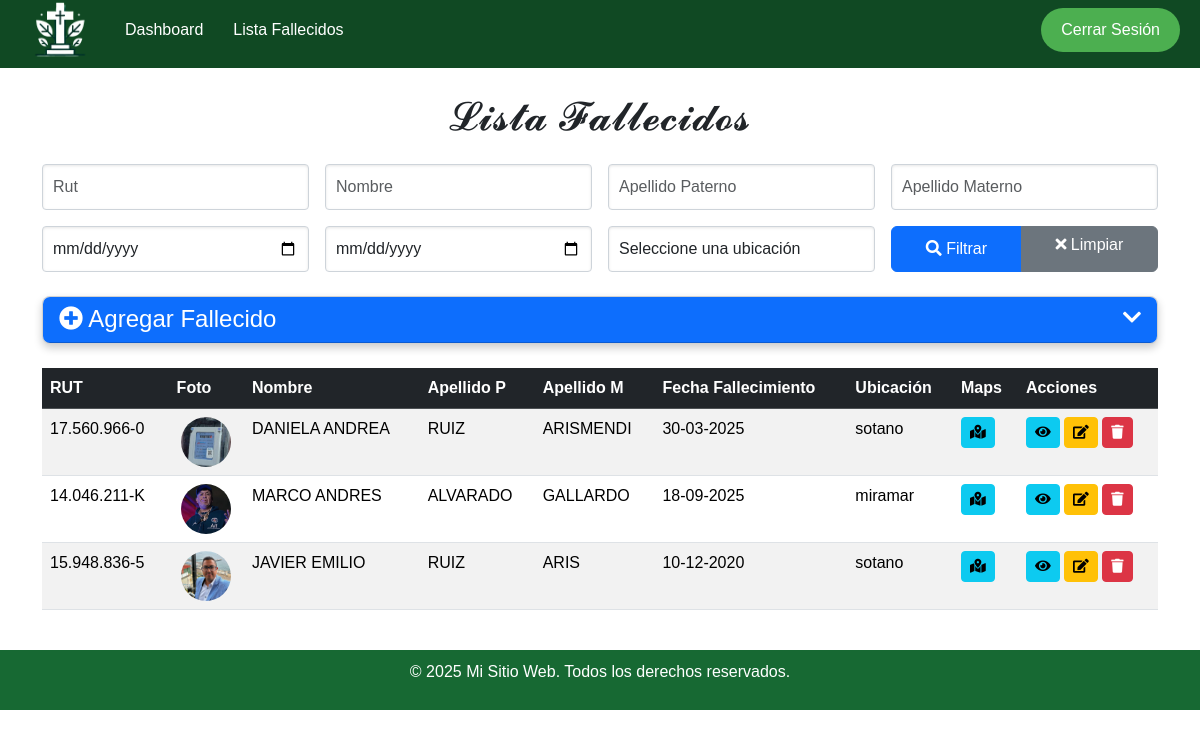
Screenshot of /actualizarFallecido/12/ (signed in) with the database file from the repository.
### crudsimple/models.py (models this page shows, shortened)
class Fallecido(models.Model):
    UBICACION_CHOICES = [
        ('sotano', 'Sótano'),
        ('bloque_1', 'Bloque 1'),
        ('bloque_2', 'Bloque 2'),
        ('miramar', 'Miramar'),
    ]
    PARENTESCO_CHOICES = [
        ('hijo', 'Hijo/a'),
        ('esposo', 'Esposo/a'),
        ('padre', 'Padre/Madre'),
        ('hermano', 'Hermano/a'),
        ('nieto', 'Nieto/a'),
        ('otro', 'Otro'),
    ]
    rut = models.CharField(max_length=50, blank=True)
    nombre = models.CharField(max_length=50, blank=True)
    segundo_nombre = models.CharField(max_length=50, blank=True, null=True, verbose_name="Segundo Nombre")  # 👈 AGREGAR ESTA LÍNEA
    apellido_p = models.CharField(max_length=50, blank=True)
    apellido_m = models.CharField(max_length=50, blank=True)
    fechafallecimiento = models.DateField(blank=True, null=True)
    ubicacion = models.CharField(max_length=50, choices=UBICACION_CHOICES, blank=True)
    maps = models.CharField(max_length=500, blank=True)
    latitud = models.DecimalField(max_digits=10, decimal_places=8, null=True, blank=True, verbose_name="Latitud")
    longitud = models.DecimalField(max_digits=11, decimal_places=8, null=True, blank=True, verbose_name="Longitud")
    foto = models.ImageField(upload_to='fotos_fallecidos/', blank=True, null=True, verbose_name="Foto")
    historia = models.TextField(blank=True, null=True, verbose_name="Historia")
    fecha_registro = models.DateTimeField(auto_now_add=True, verbose_name="Fecha de Registro")
    nombre_familiar = models.CharField(max_length=200, verbose_name="Nombre del Familiar", blank=True, null=True)
    email_familiar = models.EmailField(verbose_name="Email del Familiar", blank=True, null=True)
    telefono_familiar = models.CharField(max_length=15, verbose_name="Teléfono", blank=True, null=True)
    parentesco = models.CharField(max_length=50, verbose_name="Parentesco", choices=PARENTESCO_CHOICES, blank=True, null=True)
    fecha_reduccion = models.DateField(verbose_name="Fecha Reducción (5 años)", blank=True, null=True)
    fecha_mantenimiento_lapida = models.DateField(verbose_name="Mantto. Lápida (2 años)", blank=True, null=True)
    fecha_pintura = models.DateField(verbose_name="Pintura/Retoque (3 años)", blank=True, null=True)
    notificacion_registro_enviada = models.BooleanField(default=False, verbose_name="Notificación Enviada")
    ultima_notificacion = models.DateField(blank=True, null=True, verbose_name="Última Notificación")

### crudsimple/views.py (the view)
# urls.py: path('actualizarFallecido/<int:id>/', views.actualizarFallecido, name='actualizarFallecido'),
@login_required
def actualizarFallecido(request, id):
    fallecido = get_object_or_404(Fallecido, id=id)
    if request.method == 'POST':
        form = FormFallecido(request.POST, request.FILES, instance=fallecido)
        if form.is_valid():
            form.save()
            messages.success(request, "Fallecido actualizado exitosamente.")
            return redirect('listadoFallecidos')
    else:
        form = FormFallecido(instance=fallecido)
    fallecidos = Fallecido.objects.all()
    context = {'fallecidos': fallecidos, 'form': form, 'fallecido': fallecido}
    return render(request, 'fallecidos.html', context)

### crudsimple/forms.py
class FormFallecido(forms.ModelForm):
    class Meta:
        model = Fallecido
        fields = [
            'rut', 'nombre', 'segundo_nombre', 'apellido_p', 'apellido_m',
            'fechafallecimiento', 'ubicacion', 'maps',
            'latitud', 'longitud', 'foto', 'historia',
            'nombre_familiar', 'email_familiar', 'telefono_familiar', 'parentesco'
        ]
        widgets = {
            'maps': forms.TextInput(attrs={'placeholder': 'https://maps.google.com/...'}),
            'email_familiar': forms.EmailInput(attrs={'placeholder': 'ejemplo@correo.com'}),
            'telefono_familiar': forms.TextInput(attrs={'placeholder': '+56 9 1234 5678'}),
            'historia': forms.Textarea(attrs={'rows': 4, 'placeholder': 'Historia del fallecido...'}),
        }

### crudsimple/templates/fallecidos.html (shortened to what this page needs)
{% load static %}
<!DOCTYPE html>
<html lang="es">
<head>
    <link href="https://cdn.jsdelivr.net/npm/bootstrap@5.3.3/dist/css/bootstrap.min.css" rel="stylesheet"
>
    <link rel="stylesheet" href="https://cdnjs.cloudflare.com/ajax/libs/font-awesome/5.15.4/css/all.min.css">
    <link rel="stylesheet" href="{% static 'css/styles.css' %}">
</head>
<body>
    {% include "includes/logout.html" %}
    <div class="container">
        <br>
        <h1 class="text-center mb-4" style="/*padding-left: 30%;*/">𝓛𝓲𝓼𝓽𝓪 𝓕𝓪𝓵𝓵𝓮𝓬𝓲𝓭𝓸𝓼</h1>
        <form method="get" action="{% url 'listadoFallecidos' %}" class="mb-4">
            <div class="row g-3">
                <div class="col-md-3">
                    <input type="text" name="rut" class="form-control campo-input" placeholder="Rut"
                        value="{{ request.GET.rut|default_if_none:'' }}">
                </div>
                <div class="col-md-3">
                    <input type="text" name="nombre" class="form-control campo-input" placeholder="Nombre"
                        value="{{ request.GET.nombre|default_if_none:'' }}">
                </div>
                <div class="col-md-3">
                    <input type="text" name="apellido_p" class="form-control campo-input"
                        value="{{ request.GET.apellido_p|default_if_none:'' }}" placeholder="Apellido Paterno">
                </div>
                <div class="col-md-3">
                    <input type="text" name="apellido_m" class="form-control campo-input"
                        value="{{ request.GET.apellido_m|default_if_none:'' }}" placeholder="Apellido Materno">
                </div>
                <div class="col-md-3">
                    <input type="date" name="fecha_inicio" class="form-control campo-input"
                        value="{{ request.GET.fecha_inicio|default_if_none:'' }}">
                </div>
                <div class="col-md-3">
                    <input type="date" name="fecha_fin" class="form-control campo-input"
                        value="{{ request.GET.fecha_fin|default_if_none:'' }}">
                </div>
                <div class="col-md-3">
                    <select name="ubicacion" class="form-control campo-input">
                        <option value="">Seleccione una ubicación</option>
                    </select>
                </div>
                <div class="col-md-3 d-grid">
                    <div class="btn-group" role="group" style="width: 100%;">
                        <button type="submit" class="btn btn-primary"><i class="fas fa-search"></i> Filtrar</button>
                        <a href="{% url 'listadoFallecidos' %}" class="btn btn-secondary"><i class="fas fa-times"></i>
                            Limpiar</a>
                    </div>
                </div>
            </div>
        </form>
        <div class="card mb-4">
            <div class="card-header bg-primary text-white" style="cursor: pointer;" data-bs-toggle="collapse"
                data-bs-target="#formAgregar">
                <h4 class="mb-0">
                    <i class="fas fa-plus-circle"></i> Agregar Fallecido
                    <small class="float-end"><i class="fas fa-chevron-down"></i></small>
                </h4>
            </div>
        </div>
        {% if fallecidos %}
        <div class="table-responsive">
            <table class="table table-striped table-hover">
                <thead class="table-dark">
                    <tr>
                        <th>RUT</th>
                        <th>Foto</th>
                        <th>Nombre</th>
                        <th>Apellido P</th>
                        <th>Apellido M</th>
                        <th>Fecha Fallecimiento</th>
                        <th>Ubicación</th>
                        <th>Maps</th>
                        <th>Acciones</th>
                    </tr>
                </thead>
                <tbody>
                    {% for fallecido in fallecidos %}
                    <tr>
                        <td>{{ fallecido.rut }}</td>
                        <td class="text-center">
                            {% if fallecido.foto %}
                            <img src="{{ fallecido.foto.url }}" alt="Foto"
                                style="width: 50px; height: 50px; object-fit: cover; border-radius: 50%;">
                            {% else %}
                            <i class="fas fa-user-circle fa-3x text-muted"></i>
                            {% endif %}
                        </td>
                        <td>
                            {{ fallecido.nombre }}
                            {% if fallecido.segundo_nombre and fallecido.segundo_nombre != "None" %}
                            {{ fallecido.segundo_nombre }}
                            {% endif %}
                        </td>
                        <td>{{ fallecido.apellido_p }}</td>
                        <td>{{ fallecido.apellido_m }}</td>
                        <td>{{ fallecido.fechafallecimiento|date:"d-m-Y" }}</td>
                        <td>{{ fallecido.ubicacion }}</td>
                        <td>
                            {% if fallecido.latitud and fallecido.longitud %}
                            <a href="{% url 'mapa_tumba' fallecido.id %}" class="btn btn-sm btn-info" title="Ver Mapa">
                                <i class="fas fa-map-marked-alt"></i>
                            </a>
                            {% elif fallecido.maps %}
                            <a href="{{ fallecido.maps }}" target="_blank" class="btn btn-sm btn-info"
                                title="Google Maps">
                                <i class="fas fa-map-marker-alt"></i>
                            </a>
                            {% else %}
                            <span class="text-muted">N/A</span>
                            {% endif %}
                        </td>
                        <td>
                            <a href="{% url 'detalle_fallecido' fallecido.id %}" class="btn btn-info btn-sm"
                                title="Ver Detalles">
                                <i class="fas fa-eye"></i>
                            </a>
                            <button class="btn btn-warning btn-sm" data-bs-toggle="modal" data-bs-target="#editModal"
                                data-id="{{ fallecido.id }}" data-rut="{{ fallecido.rut }}"
                                data-nombre="{{ fallecido.nombre }}"
                                data-segundo_nombre="{{ fallecido.segundo_nombre }}"
                                data-apellido_p="{{ fallecido.apellido_p }}"
                                data-apellido_m="{{ fallecido.apellido_m }}"
                                data-fechafallecimiento="{{ fallecido.fechafallecimiento|date:'Y-m-d' }}"
                                data-ubicacion="{{ fallecido.ubicacion }}" data-maps="{{ fallecido.maps }}"
                                data-latitud="{{ fallecido.latitud }}" data-longitud="{{ fallecido.longitud }}"
                                data-nombre_familiar="{{ fallecido.nombre_familiar }}"
                                data-email_familiar="{{ fallecido.email_familiar }}"
                                data-telefono_familiar="{{ fallecido.telefono_familiar }}"
                                data-parentesco="{{ fallecido.parentesco }}">
                                <i class="fas fa-edit"></i>
                            </button>
                            <a href="{% url 'eliminarFallecido' fallecido.id %}" class="btn btn-danger btn-sm"
                                onclick="return confirm('¿Está seguro de eliminar este registro?')">
                                <i class="fas fa-trash"></i>
                            </a>
                        </td>
                        {% endfor %}
                </tbody>
            </table>
        </div>
        {% else %}
        <div class="alert alert-info text-center" role="alert">
            <i class="fas fa-info-circle"></i> <strong>No se encontraron resultados en el sistema</strong>
        </div>
        {% endif %}
    </div>
    <footer class="mt-4">
        {% include "includes/footer.html" %}
    </footer>
</body>
</html>

### crudsimple/static/css/styles.css (style rules this page uses)
body { margin: 0; font-family: Arial, sans-serif; }
.form-control { border: none; box-shadow: none; padding: 10px; font-size: 1rem; min-width: 150px; }
.campo-input { border: 1px solid #ced4da; border-radius: 4px; padding: 10px; box-shadow: inset 0 1px 3px rgba(0, 0, 0, 0.1); background-color: #fff; transition: box-shadow 0.3s, border-color 0.3s; }
.card { box-shadow: 0 4px 8px rgba(0, 0, 0, 0.2); border-radius: 8px; overflow: hidden; }

### rows the page displays
Fallecido: rut "17.560.966-0", foto (picture), nombre "DANIELA", segundo_nombre "ANDREA", apellido_p "RUIZ", apellido_m "ARISMENDI", fechafallecimiento "30-03-2025", ubicacion "sotano"
Fallecido: rut "14.046.211-K", foto (picture), nombre "MARCO", segundo_nombre "ANDRES", apellido_p "ALVARADO", apellido_m "GALLARDO", fechafallecimiento "18-09-2025", ubicacion "miramar"
Fallecido: rut "15.948.836-5", foto (picture), nombre "JAVIER", segundo_nombre "EMILIO", apellido_p "RUIZ", apellido_m "ARIS", fechafallecimiento "10-12-2020", ubicacion "sotano"
